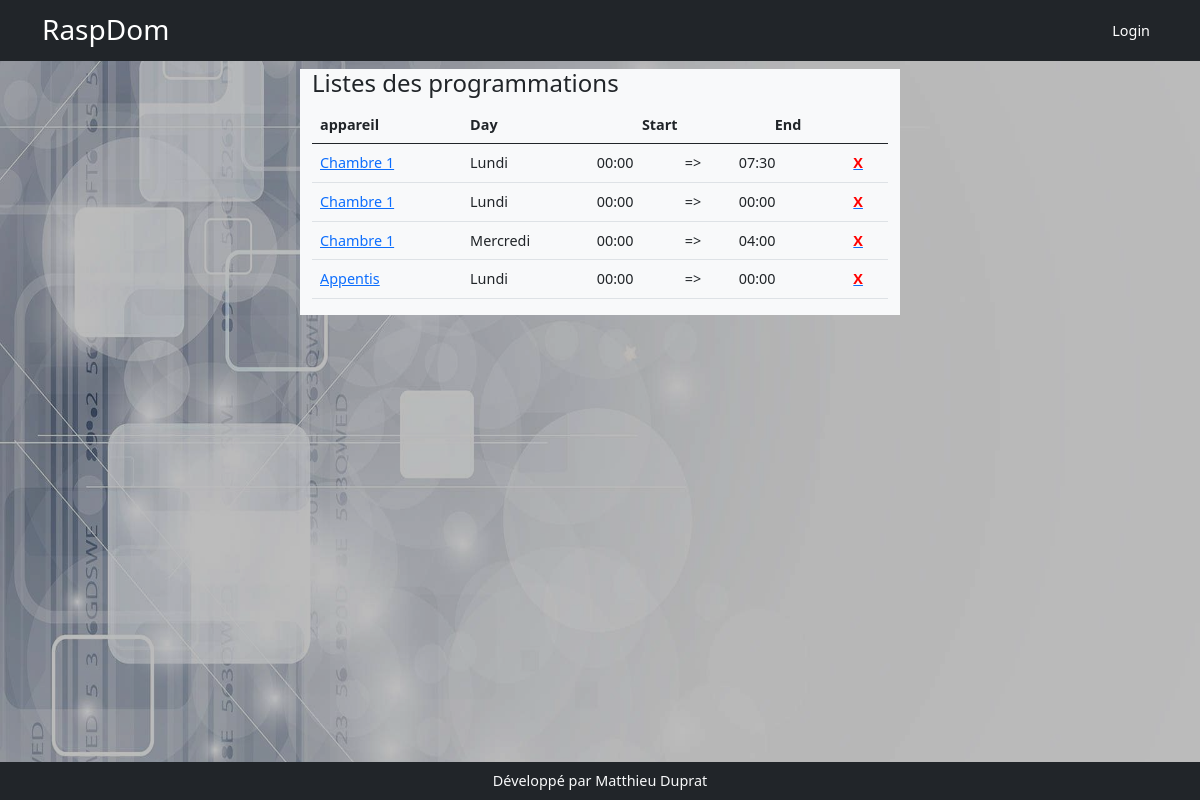
Page /programmations on the earlier database version.
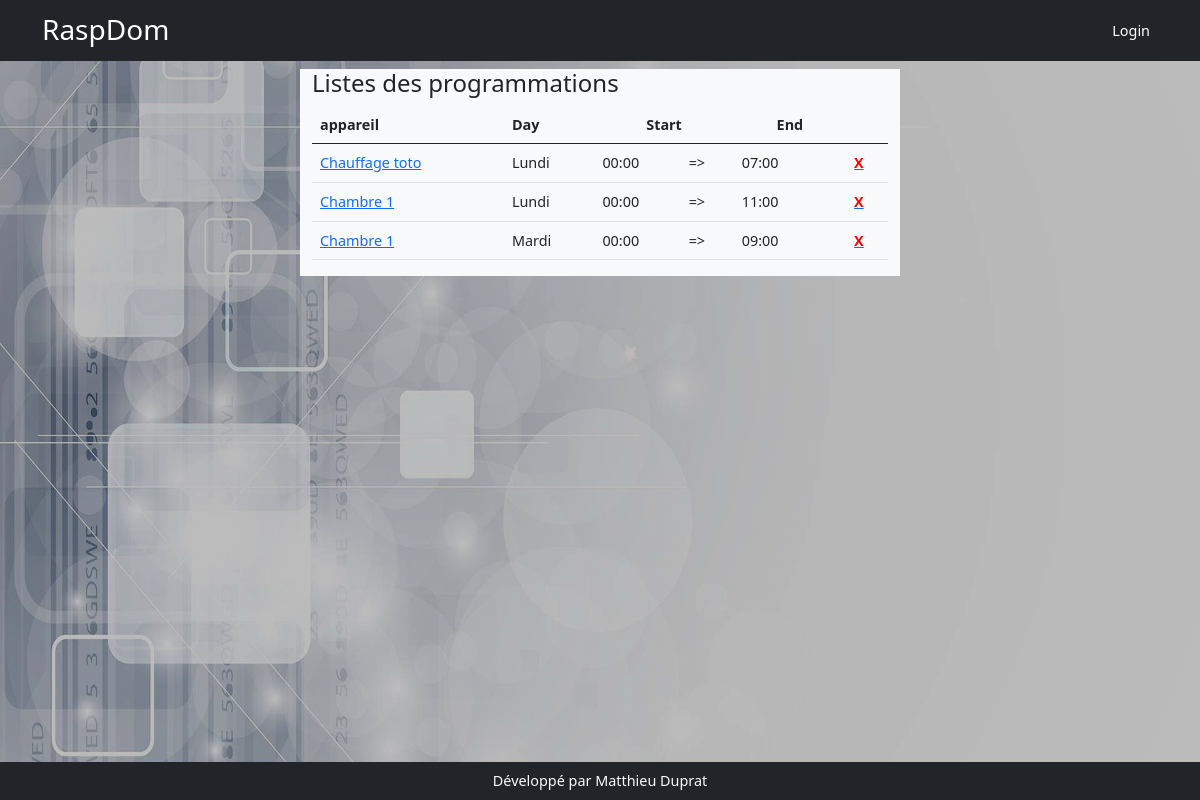
Same page on the later database version.
### models.py (models this page shows, shortened)
class Programmation(db.Model):
    id = db.Column(db.Integer, primary_key=True)
    start = db.Column(db.Integer)
    start_min = db.Column(db.Integer)
    end = db.Column(db.Integer)
    end_min = db.Column(db.Integer)
    day = db.Column(db.Integer)
    appareil = db.Column(db.Integer, db.ForeignKey('appareil.id'), nullable=True)

class Appareil(db.Model):
    id = db.Column(db.Integer, primary_key=True)
    nom = db.Column(db.String(200))
    description = db.Column(db.String(200))
    categorieappareil = db.Column(db.String(200), nullable=True)
    sortie = db.Column(db.String(200), nullable=True)
    image = db.Column(db.String(200), nullable=True)
    gpios = db.relationship('Gpio', backref='appareil', lazy=True)
    order_gpio = db.Column(db.String(200))
    nbre_gpio = db.Column(db.Integer)
    programmations = db.relationship('Programmation', backref='appareil_programmation', lazy=True)
    mode_de_marche = db.relationship('ModeDeMarche', uselist=False,  backref='appareil_mode_de_marche', lazy=True)
    auto = db.relationship('Auto', uselist=False, backref='appareil_auto', lazy=True)
    sonde_id = db.Column(db.Integer, db.ForeignKey('sonde.id'))
    sonde = db.relationship('Sonde', uselist=False, backref='appareil_sonde', lazy=True)
    manuel = db.relationship('Manuel', uselist=False, backref='appareil_ordre', lazy=True)
    label = db.Column(db.String(250))

### app.py (the view)
@app.route('/programmations')
def liste_programmations():
    programmations = Programmation.query.order_by('appareil', 'day').all()
    return render_template('programmation/programmations.html', programmations=programmations)

### templates/programmation/programmations.html
{% extends 'base.html' %}
{% set days = ['Lundi','Mardi','Mercredi','Jeudi','Vendredi','Samedi','Dimanche'] %}
{% block content %}
<div class="row">
    <div class="col-md-6 mx-auto  bg-light">
        <h4>Listes des programmations</h4>
        <table class="table">
            <thead>
                <tr>
                    <th>appareil</th>
                    <th>Day</th>
                    <th colspan="2" class="text-center">Start</th>
                    <th colspan="2" class="text-center">End</th>
                    <th></th>
                </tr>
            </thead>
            <tbody>{% for programmation in programmations %}
                <tr>
                    <td><a href="{{url_for('edit_programmation', programmation_id=programmation.id)}}">{{programmation.appareil_programmation.nom}}</a></td>
                    <td>{{ days[programmation.day-1]}}</td>
                    <td>{{'%02d' % programmation.start}}:{{'%02d' % programmation.start_min}}</td>
                    <td> =></td>
                    <td>{{'%02d' % programmation.end}}:{{'%02d' % programmation.end_min}}</td>
                    <td></td>
                    <td><a href="{{url_for('delete_programmation', programmation_id=programmation.id)}}"><b style="color:red">X</b></a></td>
                </tr>{% endfor %}
            </tbody>
        </table>
    </div>
</div>
{% endblock %}

### templates/base.html (shortened to what this page needs)
<!DOCTYPE html>
<html lang="fr">
    <head>
        <link href="{{ url_for('static', filename='css/styles.css') }}" rel="stylesheet" />
    </head>
    <body>
    <img id="img-bck" src="{{ url_for('static', filename='assets/domo.jpg') }}">
        <nav class="navbar navbar-expand-lg navbar-dark bg-dark">
            <div class="container">
                <a class="navbar-brand" href="{{url_for('index')}}">
          <span class="h3">RaspDom</span></a>
                <div class="collapse navbar-collapse" id="navbarSupportedContent">
                    <ul class="navbar-nav ms-auto mb-2 mb-lg-0">
                        {% if current_user.is_authenticated %}
                         <li class="nav-item" ><a class="nav-link" href="{{ url_for('index')}}">Home</a></li>
                        <li class="nav-item dropdown">
                            <a class="nav-link dropdown-toggle" id="navbarDropdown" href="#" role="button" data-bs-toggle="dropdown" aria-expanded="false">Appareil</a>
                            <ul class="dropdown-menu dropdown-menu-end" aria-labelledby="navbarDropdown">
                                <li><a class="dropdown-item" href="{{ url_for('appareil')}}">Appareil</a></li>
                                <li><a class="dropdown-item" href="{{ url_for('appareils')}}">Listes des appareils</a></li>
                            </ul>
                        </li>
                        <li class="nav-item dropdown">
                            <a class="nav-link dropdown-toggle" id="navbarDropdown" href="#" role="button" data-bs-toggle="dropdown" aria-expanded="false">GPIO</a>
                            <ul class="dropdown-menu dropdown-menu-end" aria-labelledby="navbarDropdown">
                                <li><a class="dropdown-item" href="{{ url_for('sondes')}}">Sondes</a></li>
                                <li><a class="dropdown-item" href="{{ url_for('gpios')}}">Liste des GPIOs</a></li>
                            </ul>
                        </li>
                        <li class="nav-item dropdown">
                            <a class="nav-link dropdown-toggle" id="navbarDropdown" href="#" role="button" data-bs-toggle="dropdown" aria-expanded="false">Programmation</a>
                            <ul class="dropdown-menu dropdown-menu-end" aria-labelledby="navbarDropdown">
                                <li><a class="dropdown-item" href="{{ url_for('add_programmation')}}">Programmation</a></li>
                                <li><a class="dropdown-item" href="{{ url_for('liste_programmations')}}">Liste des programmations</a></li>
                            </ul>
                        </li>
                        <li class="nav-item"><a class="nav-link active" aria-current="page" href="{{url_for('user')}}">Add user</a></li>
                        <li class="nav-item"><a class="nav-link active" aria-current="page" href="{{url_for('users')}}">Users</a></li>
                        <li class="nav-item"><a class="nav-link active" aria-current="page" href="{{url_for('logout')}}">Logout</a></li>
                        <li class="nav-item"><a class="nav-link" href="{{url_for('profil')}}">{{current_user.username}}</a></li>
                        {% else %}
                            <li class="nav-item"><a class="nav-link active" aria-current="page" href="{{url_for('login')}}">Login</a></li>
                        {% endif %}
                    </ul>
                </div>
            </div>
        </nav>
        <div class="container-fluid pt-2" style="max-height:84vh; overflow:auto">
            {% block content %}
            {% endblock %}
        </div>
        <div class="bg-dark text-light text-center py-2" style="position:absolute; width:100%; bottom:0px">
            Développé par Matthieu Duprat
        </div>
    </body>
</html>

Differences in the rows shown:
removed Programmation: appareil_programmation.nom "Chambre 1", day "Lundi", start "00", start_min "00", end "07", end_min "30"
removed Programmation: appareil_programmation.nom "Chambre 1", day "Lundi", start "00", start_min "00", end "00", end_min "00"
removed Programmation: appareil_programmation.nom "Chambre 1", day "Mercredi", start "00", start_min "00", end "04", end_min "00"
removed Programmation: appareil_programmation.nom "Appentis", day "Lundi", start "00", start_min "00", end "00", end_min "00"
added Programmation: appareil_programmation.nom "Chauffage toto", day "Lundi", start "00", start_min "00", end "07", end_min "00"
added Programmation: appareil_programmation.nom "Chambre 1", day "Lundi", start "00", start_min "00", end "11", end_min "00"
added Programmation: appareil_programmation.nom "Chambre 1", day "Mardi", start "00", start_min "00", end "09", end_min "00"
